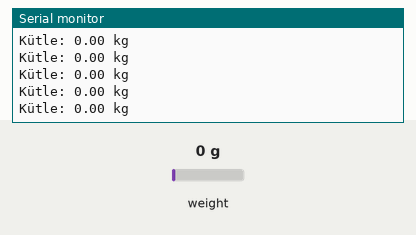
This sketch was run on a simulated Arduino Uno, built with avr-gcc and run on an emulated ATmega328P. Shown: the last lines printed to the serial monitor. The inputs (shaded band) are chosen by the test bench; at power-on: weight on the scale 0 g.

Above: at 2.2 s.
2.3 s: weight on the scale set to 100 g
At 2.51 s:
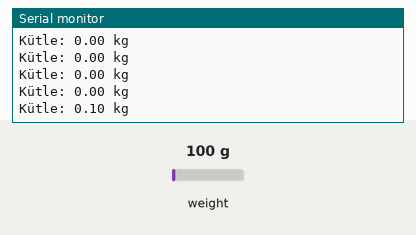
5.3 s: weight on the scale set to 1250 g
At 5.41 s:
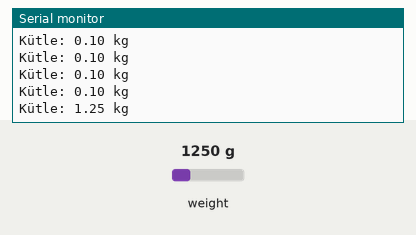
Timing chart, 0 to 8.3 s (numbered marks = the images above; inputs shaded):
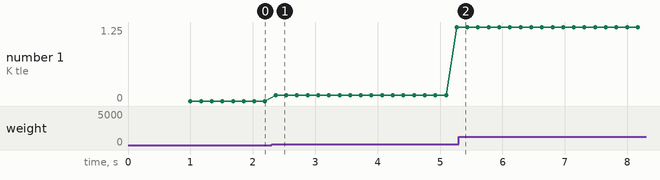

Measured:
- after the input at 2.3 s, the serial monitor: prints a new line after 0.07 s (image 1)
- plotted number 1: 0 → 1.25 after the input at 2.3 s

The sketch:

kalibrasyonsuz_versiyon.ino
```cpp
#include <HX711.h>


const int DOUT = A3;
const int CLK = A2;


HX711 scale;

float kalibrasyon_faktoru = 10000; // buraya kalibrasyon işleminde bulduğunuz kalibrasyon faktörünü yazınız.

void setup() {
Serial.begin(9600);
scale.begin(DOUT, CLK);

scale.set_scale(kalibrasyon_faktoru ); // Kalibrasyon faktörü tanımlama
scale.tare(); // Ölçeği sıfırlama

}
void loop() {

Serial.print("Kütle: ");
Serial.print(scale.get_units()); // Okunan kütle değerini yazdırma        scale.set_scale(kalibrasyon_faktoru) yani (10000) gen_units te aynı şekilde bir işe yarıyor ama nedir?
Serial.println(" kg");
delay(70);
} // Birimini belirtme
```
